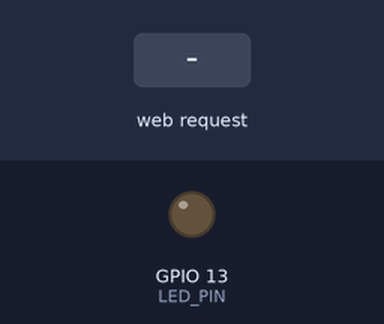
Recording of a sketch running on a simulated ESP32. Parts: output pins drawn as LEDs (lit = HIGH). Inputs (shaded band) come from the test bench. What the sketch prints to the serial monitor is not drawn.

Above: at 1.3 s.
1.4 s: HTTP request GET /capture received
At 1.8 s:
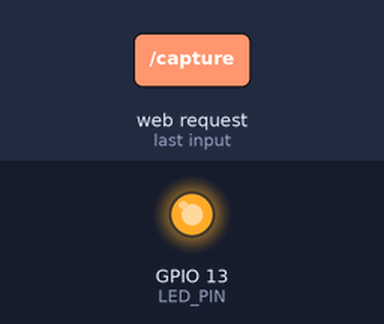
Timing chart, 0 to 4.4 s (numbered marks = the images above; inputs shaded):
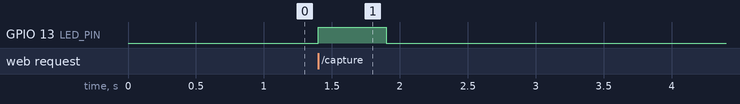

Measured:
- after the input at 1.4 s, GPIO 13 (LED_PIN): LOW → HIGH at once, → LOW 0.50 s later

The sketch:

ESP32-AP-Webpage-Capture.ino
```cpp
#include <WiFi.h>
#include <WebServer.h> // For HTTP web server

const char* ssid = "ESP32_CAM_AP";
const char* password = "12345678";

WebServer server(80); // HTTP server on port 80

const int LED_PIN = 13;

void handleRoot() {
  String html = R"rawliteral(
    <!DOCTYPE html>
    <html>
    <head>
      <title>ESP32 CAM Control</title>
      <style>
        body { font-family: Arial; text-align: center; padding: 50px; }
        button { font-size: 20px; padding: 10px 20px; }
      </style>
    </head>
    <body>
      <h1>ESP32 CAM Interface</h1>
      <p><button onclick="capture()">📸 Capture Photo</button></p>
      <script>
        function capture() {
          fetch("/capture").then(res => res.text()).then(alert);
        }
      </script>
    </body>
    </html>
  )rawliteral";

  server.send(200, "text/html", html);
}

void handleCapture() {
  // Placeholder logic
  Serial.println("📸 Capture button clicked!");
  digitalWrite(LED_PIN, HIGH);
  delay(500);
  digitalWrite(LED_PIN, LOW);
  server.send(200, "text/plain", "Capture Triggered (not implemented yet)");
}

void setup() {
  Serial.begin(115200);
  pinMode(LED_PIN, OUTPUT);

  WiFi.softAP(ssid, password);
  delay(100);

  Serial.println("ESP32 AP started");
  Serial.print("IP Address: ");
  Serial.println(WiFi.softAPIP());

  server.on("/", handleRoot);
  server.on("/capture", handleCapture);
  server.begin();
  Serial.println("HTTP server started");
}

void loop() {
  server.handleClient();
}
```
